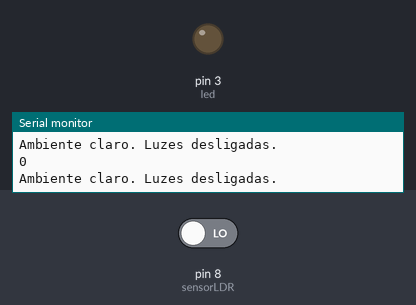
Recording of a sketch running on a simulated Arduino Uno, built with avr-gcc and run on an emulated ATmega328P. Parts: output pins drawn as LEDs (lit = HIGH), the last lines printed to the serial monitor. The test bench sets the inputs (shaded band); at power-on: pin 8 (sensorLDR) LOW.

Above: at 2.8 s.
2.9 s: pin 8 (sensorLDR) driven HIGH
At 3.7 s:
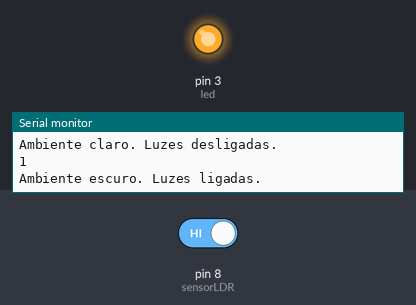
4.5 s: pin 8 (sensorLDR) driven LOW
At 6.4 s:
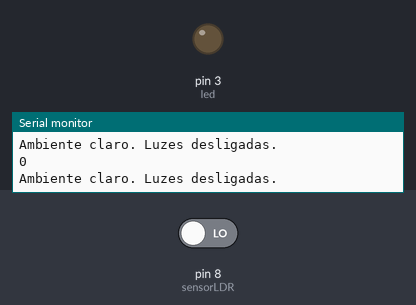
Timing chart, 0 to 7.9 s (numbered marks = the images above; inputs shaded):
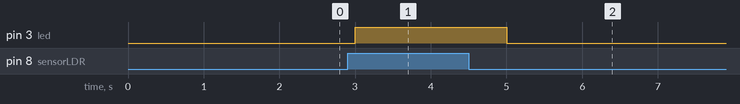

The sketch:

codigo.ino
```cpp
int led = 3;
int sensorLDR = 8;

void setup(){
  pinMode(sensorLDR, INPUT);
  pinMode(led, OUTPUT);
  Serial.begin(9600);
}

void loop(){
  int valorLDR = digitalRead(sensorLDR); // lendo o valor que o sensor nos retorna
  Serial.println(valorLDR); // printa no monitor serial o valor do sensor

  if (valorLDR == HIGH){ // se o sensor retornou 1, ou seja, HIGH tem baixa luminosidade entao liga a luz
    digitalWrite(led, HIGH);
    Serial.println("Ambiente escuro. Luzes ligadas.");
  }
  else{ // senao o sensor retornou o, ou seja, LOW tem alta luminosidade entao desliga a luz
    digitalWrite(led, LOW);
    Serial.println("Ambiente claro. Luzes desligadas.");
  }

  delay(1000);
}
```

Measured:
- after the input at 2.9 s, pin 3 (led): LOW → HIGH after 0.10 s
- after the input at 4.5 s, pin 3 (led): HIGH → LOW after 0.50 s
